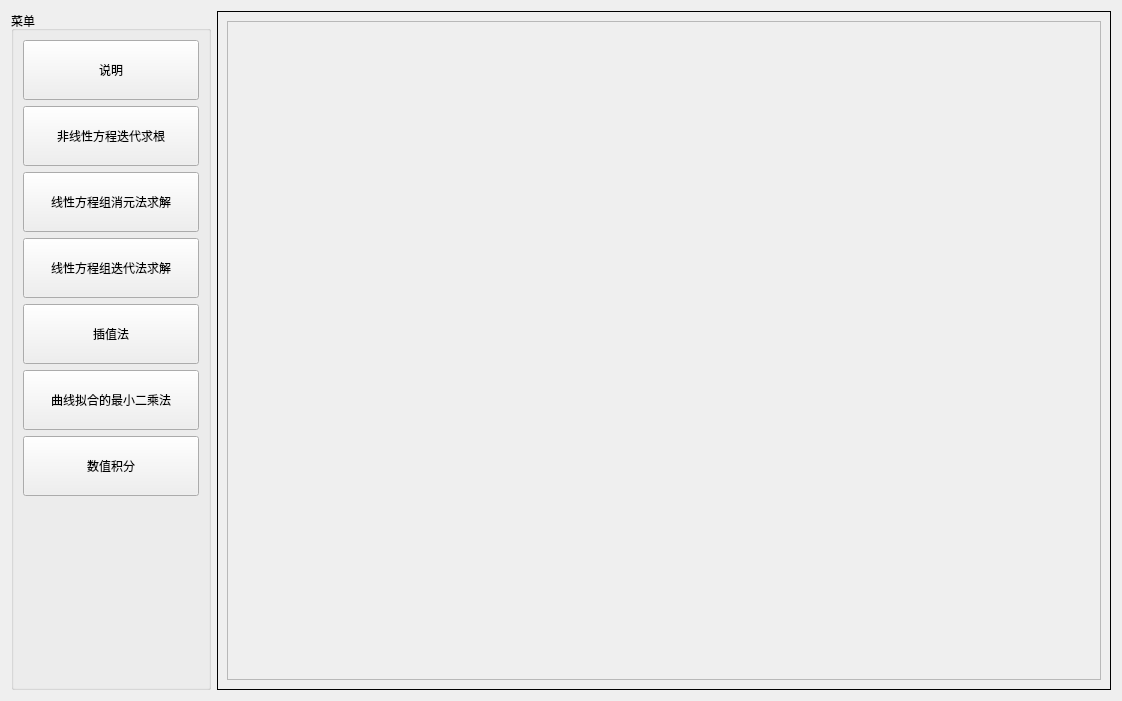
<?xml version="1.0" encoding="UTF-8"?>
<ui version="4.0">
 <class>MainWin</class>
 <widget class="QWidget" name="MainWin">
  <property name="geometry">
   <rect>
    <x>0</x>
    <y>0</y>
    <width>1122</width>
    <height>701</height>
   </rect>
  </property>
  <property name="windowTitle">
   <string>数值分析演示软件</string>
  </property>
  <layout class="QHBoxLayout" name="horizontalLayout">
   <item>
    <widget class="QGroupBox" name="groupBox">
     <property name="minimumSize">
      <size>
       <width>200</width>
       <height>0</height>
      </size>
     </property>
     <property name="title">
      <string>菜单</string>
     </property>
     <layout class="QVBoxLayout" name="verticalLayout">
      <item>
       <widget class="QPushButton" name="btn_menu1">
        <property name="minimumSize">
         <size>
          <width>0</width>
          <height>60</height>
         </size>
        </property>
        <property name="text">
         <string>说明</string>
        </property>
       </widget>
      </item>
      <item>
       <widget class="QPushButton" name="btn_menu2">
        <property name="minimumSize">
         <size>
          <width>0</width>
          <height>60</height>
         </size>
        </property>
        <property name="text">
         <string>非线性方程迭代求根</string>
        </property>
       </widget>
      </item>
      <item>
       <widget class="QPushButton" name="btn_menu3">
        <property name="minimumSize">
         <size>
          <width>0</width>
          <height>60</height>
         </size>
        </property>
        <property name="text">
         <string>线性方程组消元法求解</string>
        </property>
       </widget>
      </item>
      <item>
       <widget class="QPushButton" name="btn_menu3_2">
        <property name="minimumSize">
         <size>
          <width>0</width>
          <height>60</height>
         </size>
        </property>
        <property name="text">
         <string>线性方程组迭代法求解</string>
        </property>
       </widget>
      </item>
      <item>
       <widget class="QPushButton" name="btn_menu3_3">
        <property name="minimumSize">
         <size>
          <width>0</width>
          <height>60</height>
         </size>
        </property>
        <property name="text">
         <string>插值法</string>
        </property>
       </widget>
      </item>
      <item>
       <widget class="QPushButton" name="btn_menu3_4">
        <property name="minimumSize">
         <size>
          <width>0</width>
          <height>60</height>
         </size>
        </property>
        <property name="text">
         <string>曲线拟合的最小二乘法</string>
        </property>
       </widget>
      </item>
      <item>
       <widget class="QPushButton" name="btn_menu3_5">
        <property name="minimumSize">
         <size>
          <width>0</width>
          <height>60</height>
         </size>
        </property>
        <property name="text">
         <string>数值积分</string>
        </property>
       </widget>
      </item>
      <item>
       <spacer name="verticalSpacer">
        <property name="orientation">
         <enum>Qt::Vertical</enum>
        </property>
        <property name="sizeHint" stdset="0">
         <size>
          <width>20</width>
          <height>40</height>
         </size>
        </property>
       </spacer>
      </item>
     </layout>
    </widget>
   </item>
   <item>
    <widget class="QStackedWidget" name="swdg">
     <property name="frameShape">
      <enum>QFrame::Panel</enum>
     </property>
     <property name="frameShadow">
      <enum>QFrame::Plain</enum>
     </property>
     <property name="currentIndex">
      <number>2</number>
     </property>
     <widget class="QWidget" name="page_main">
      <layout class="QVBoxLayout" name="verticalLayout_2">
       <item>
        <widget class="QTextBrowser" name="textb_info">
         <property name="html">
          <string>&lt;!DOCTYPE HTML PUBLIC &quot;-//W3C//DTD HTML 4.0//EN&quot; &quot;http://www.w3.org/TR/REC-html40/strict.dtd&quot;&gt;
&lt;html&gt;&lt;head&gt;&lt;meta name=&quot;qrichtext&quot; content=&quot;1&quot; /&gt;&lt;style type=&quot;text/css&quot;&gt;
p, li { white-space: pre-wrap; }
&lt;/style&gt;&lt;/head&gt;&lt;body style=&quot; font-family:'SimSun'; font-size:9pt; font-weight:400; font-style:normal;&quot;&gt;
&lt;p align=&quot;center&quot; style=&quot; margin-top:0px; margin-bottom:0px; margin-left:0px; margin-right:0px; -qt-block-indent:0; text-indent:0px;&quot;&gt;&lt;span style=&quot; font-size:16pt;&quot;&gt;数值分析演示软件&lt;/span&gt;&lt;/p&gt;
&lt;p align=&quot;center&quot; style=&quot;-qt-paragraph-type:empty; margin-top:0px; margin-bottom:0px; margin-left:0px; margin-right:0px; -qt-block-indent:0; text-indent:0px; font-size:16pt;&quot;&gt;&lt;br /&gt;&lt;/p&gt;
&lt;p align=&quot;center&quot; style=&quot;-qt-paragraph-type:empty; margin-top:0px; margin-bottom:0px; margin-left:0px; margin-right:0px; -qt-block-indent:0; text-indent:0px; font-size:16pt;&quot;&gt;&lt;br /&gt;&lt;/p&gt;
&lt;p align=&quot;center&quot; style=&quot; margin-top:0px; margin-bottom:0px; margin-left:0px; margin-right:0px; -qt-block-indent:0; text-indent:0px;&quot;&gt;&lt;span style=&quot; font-size:16pt;&quot;&gt;班级：XXXX&lt;/span&gt;&lt;/p&gt;
&lt;p align=&quot;center&quot; style=&quot; margin-top:0px; margin-bottom:0px; margin-left:0px; margin-right:0px; -qt-block-indent:0; text-indent:0px;&quot;&gt;&lt;span style=&quot; font-size:16pt;&quot;&gt;学号：xxxx&lt;/span&gt;&lt;/p&gt;
&lt;p align=&quot;center&quot; style=&quot; margin-top:0px; margin-bottom:0px; margin-left:0px; margin-right:0px; -qt-block-indent:0; text-indent:0px;&quot;&gt;&lt;span style=&quot; font-size:16pt;&quot;&gt;姓名：XXXX&lt;/span&gt;&lt;/p&gt;
&lt;p align=&quot;center&quot; style=&quot;-qt-paragraph-type:empty; margin-top:0px; margin-bottom:0px; margin-left:0px; margin-right:0px; -qt-block-indent:0; text-indent:0px; font-size:16pt;&quot;&gt;&lt;br /&gt;&lt;/p&gt;
&lt;p align=&quot;center&quot; style=&quot;-qt-paragraph-type:empty; margin-top:0px; margin-bottom:0px; margin-left:0px; margin-right:0px; -qt-block-indent:0; text-indent:0px; font-size:16pt;&quot;&gt;&lt;br /&gt;&lt;/p&gt;&lt;/body&gt;&lt;/html&gt;</string>
         </property>
        </widget>
       </item>
      </layout>
     </widget>
     <widget class="QWidget" name="page_func">
      <layout class="QVBoxLayout" name="verticalLayout_7">
       <property name="spacing">
        <number>0</number>
       </property>
       <property name="leftMargin">
        <number>0</number>
       </property>
       <property name="topMargin">
        <number>0</number>
       </property>
       <property name="rightMargin">
        <number>0</number>
       </property>
       <property name="bottomMargin">
        <number>0</number>
       </property>
       <item>
        <widget class="FrameFunc" name="frame">
         <property name="frameShape">
          <enum>QFrame::StyledPanel</enum>
         </property>
         <property name="frameShadow">
          <enum>QFrame::Raised</enum>
         </property>
        </widget>
       </item>
      </layout>
     </widget>
     <widget class="QWidget" name="page_eg1">
      <layout class="QVBoxLayout" name="verticalLayout_3">
       <item>
        <widget class="EquationGroup" name="frame_2">
         <property name="frameShape">
          <enum>QFrame::StyledPanel</enum>
         </property>
         <property name="frameShadow">
          <enum>QFrame::Raised</enum>
         </property>
        </widget>
       </item>
      </layout>
     </widget>
    </widget>
   </item>
  </layout>
 </widget>
 <customwidgets>
  <customwidget>
   <class>FrameFunc</class>
   <extends>QFrame</extends>
   <header>FrameEquation/FrameFunc.h</header>
   <container>1</container>
  </customwidget>
  <customwidget>
   <class>EquationGroup</class>
   <extends>QFrame</extends>
   <header>FrameEquationGroup/EquationGroup.h</header>
   <container>1</container>
  </customwidget>
 </customwidgets>
 <resources/>
 <connections/>
</ui>
